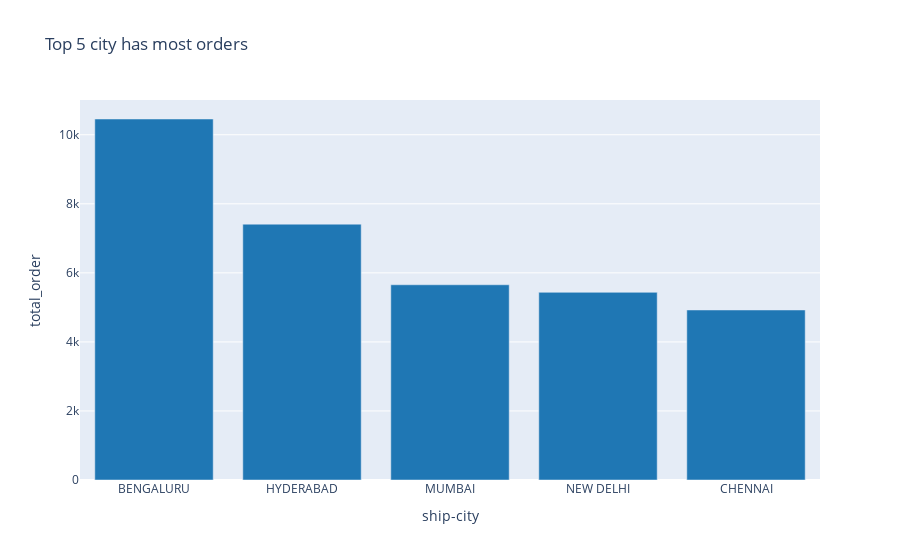

Notebook cell for this chart:
### Code cell
#Top 5 City has most number of OrderID in India
group_by_city = salesDf.groupby(['ship-city']).agg(total_order=('Order ID','nunique')).reset_index().sort_values(by= ['total_order'],ascending= False)
custom_color_palette = ['#1f77b4', '#ff7f0e', '#2ca02c']
top = group_by_city.head(5)
fig = px.bar(top, x = 'ship-city', y= 'total_order', title= 'Top 5 city has most orders',color_discrete_sequence=custom_color_palette)
fig

### Figure 1 — Plotly figure (JSON) as saved in the notebook; plotly's stock layout.template omitted (floating-point values rounded to 4 significant figures)
{"data": [{"alignmentgroup": "True", "hovertemplate": "ship-city=%{x}<br>total_order=%{y}<extra></extra>", "legendgroup": "", "marker": {"color": "#1f77b4", "pattern": {"shape": ""}}, "name": "", "offsetgroup": "", "orientation": "v", "showlegend": false, "textposition": "auto", "type": "bar", "x": ["BENGALURU", "HYDERABAD", "MUMBAI", "NEW DELHI", "CHENNAI"], "xaxis": "x", "y": [10457, 7411, 5655, 5436, 4925], "yaxis": "y"}], "layout": {"barmode": "relative", "legend": {"tracegroupgap": 0}, "title": {"text": "Top 5 city has most orders"}, "xaxis": {"anchor": "y", "domain": [0, 1], "title": {"text": "ship-city"}}, "yaxis": {"anchor": "x", "domain": [0, 1], "title": {"text": "total_order"}}}}
